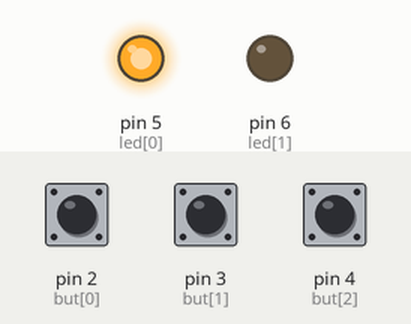
Recording of a sketch running on a simulated Arduino Uno, built with avr-gcc and run on an emulated ATmega328P. Parts: output pins drawn as LEDs (lit = HIGH). The inputs (shaded band) are chosen by the test bench; at power-on: pin 2 (but[0]) LOW, pin 3 (but[1]) LOW, pin 4 (but[2]) LOW. Random numbers use the default seed unless the sketch sets one; what the sketch prints to the serial monitor is not drawn.

Above: at 1.3 s.
1.4 s: pin 2 (but[0]) pulled HIGH for 0.15 s
Timing chart, 0 to 4.4 s (numbered marks = the images above; inputs shaded):
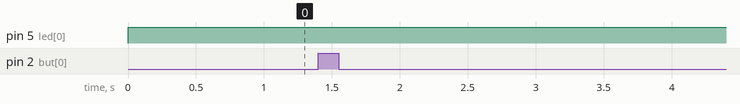

Measured:
- after the input at 1.4 s, every drawn part: stays the same

The sketch:

porta.ino
```cpp
#define NUM_BUTS 3
int but[NUM_BUTS] = {2, 3, 4};
int led[2] = {5, 6}; // 5 - vermelho; 6 - verde
int* sequencia;

void setup() {
  int i;
  Serial.begin(9600);

  for (i = 0; i < NUM_BUTS; ++i)
  { pinMode(but[i], INPUT); }

  for (i = 0; i < 2; ++i)
  { pinMode(led[i], OUTPUT); }
  pinMode(14, INPUT);
}


int* gerar_sequencia()
{
  int* nova_sequencia = (int*) malloc(sizeof(int)*NUM_BUTS);
  int numeroAleatorio;

  Serial.print("# ");
  srand(analogRead(14));
  for (int i = 0; i < NUM_BUTS; ++i)
  {
    numeroAleatorio = rand() % NUM_BUTS;
    Serial.print(numeroAleatorio);
    nova_sequencia[i] = numeroAleatorio;
  }

  Serial.println();
  return nova_sequencia;
}

void fechar_porta()
{
  digitalWrite(led[0], HIGH);
  digitalWrite(led[1], LOW);
  sequencia = gerar_sequencia();
  delay(500);
}

void abrir_porta()
{
  digitalWrite(led[0], LOW);
  digitalWrite(led[1], HIGH);
  delay(1000);
}

int ler_botao()
{
  boolean flag = true;
  int porta = 0;

  while (flag)
  {
    if (porta == NUM_BUTS)
    {
      porta = 0;
      delay(2);
    }

    while (digitalRead(but[porta]) == HIGH)
    {
      flag = false;
      delay(5);
    }
    porta++;
    delay(2);
  }


  return porta - 1;
}

int comparar_sequencias(int* nova_sequencia)
{
  int i;
  int flag;

  flag = 1;

  for(i=0; i<NUM_BUTS; i++)
  {
    if (nova_sequencia[i]!= sequencia[i])
     flag = 0;
  }
  return flag;
}

void ler_sequencia()
{
  boolean flag = false;
  int nova_sequencia[NUM_BUTS];
  int numero;

  while (!flag)
  {
    Serial.print("  + ");
    for (int i = 0; i < NUM_BUTS; ++i)
    {
      numero = ler_botao();
      Serial.print(numero);
      nova_sequencia[i] = numero;
    }
    Serial.println();

    flag = comparar_sequencias(nova_sequencia);

  }
}

void loop() {
  fechar_porta();
  ler_sequencia();
  abrir_porta();
}
```
